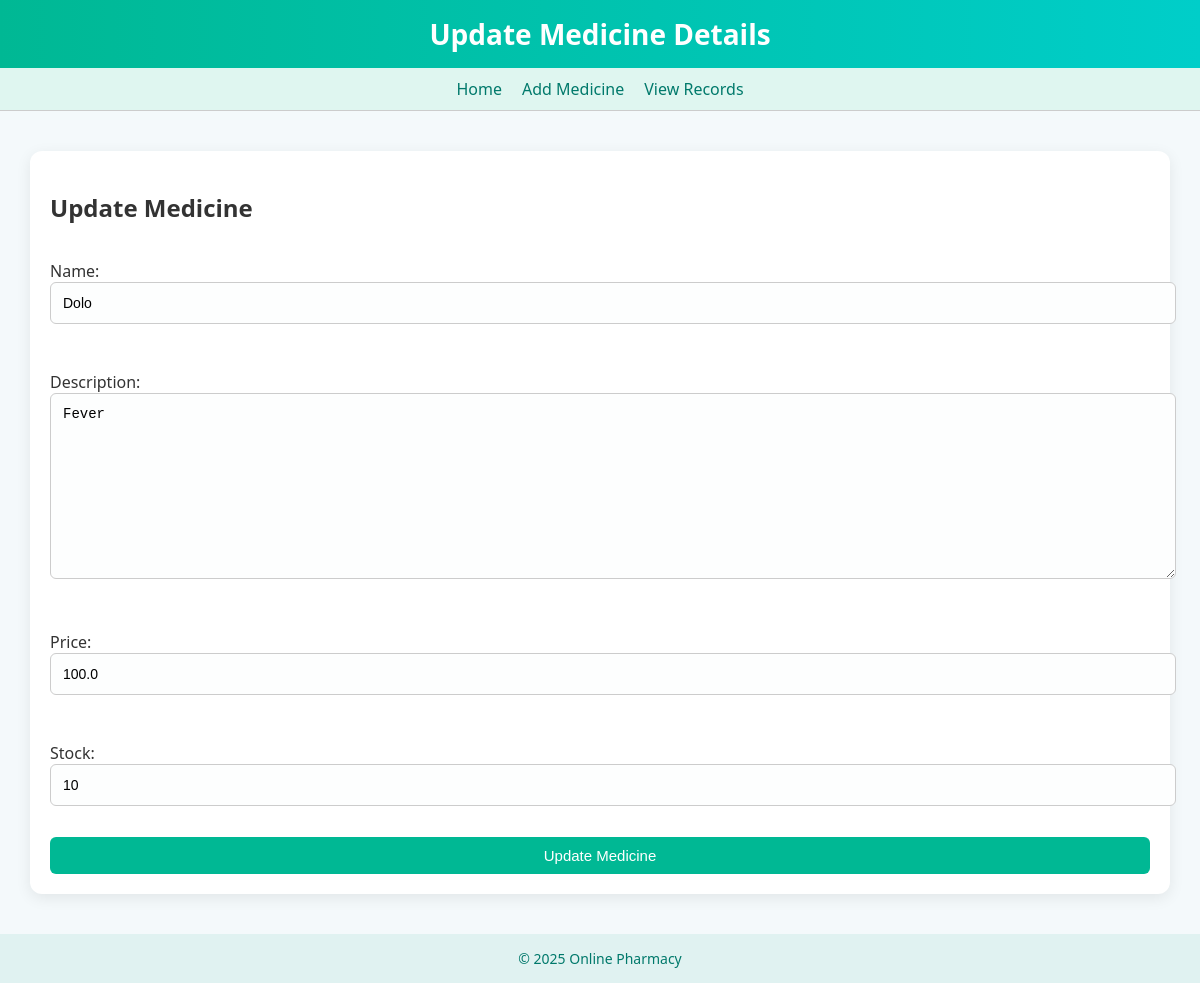
Page /update/4/ (signed in) on the committed database.
### pharmacy_app/models.py (models this page shows, shortened)
class Medicine(models.Model):
    name = models.CharField(max_length=100)
    description = models.TextField()
    price = models.FloatField()
    stock = models.IntegerField()

### pharmacy_app/views.py (the view)
# urls.py: path('update/<int:id>/', views.update_medicine, name='update'),
@login_required
def update_medicine(request, id):
    if not request.user.is_superuser:
        return HttpResponseForbidden("Only admin can update medicines.")
    medicine = get_object_or_404(Medicine, id=id)
    if request.method == 'POST':
        form = MedicineForm(request.POST, instance=medicine)
        if form.is_valid():
            form.save()
            return redirect('view')
    else:
        form = MedicineForm(instance=medicine)
    return render(request, 'update.html', {'form': form, 'medicine': medicine})

### pharmacy_app/forms.py
class MedicineForm(forms.ModelForm):
    class Meta:
        model = Medicine
        fields = ['name', 'description', 'price', 'stock']

### pharmacy_app/templates/update.html (shortened to what this page needs)
{% load static %}
<!DOCTYPE html>
<html>
<head>
    <link rel="stylesheet" href="{% static 'style.css' %}">
</head>
<body>
    <div class="header">Update Medicine Details</div>
    <nav>
        <a href="{% url 'home' %}">Home</a>
        <a href="{% url 'add' %}">Add Medicine</a>
        <a href="{% url 'view' %}">View Records</a>
    </nav>
    <div class="container">
        <h2>Update Medicine</h2>
        <form method="post">
            {{ form.as_p }}
            <input type="submit" value="Update Medicine">
        </form>
    </div>
    <div class="footer">© 2025 Online Pharmacy</div>
</body>
</html>

### pharmacy_app/static/style.css (style rules this page uses)
body { margin: 0; font-family: 'Segoe UI', Tahoma, Geneva, Verdana, sans-serif; background-color: #f4f9fb; color: #333; }
.container { max-width: 1100px; margin: 40px auto; padding: 20px; background-color: #fff; border-radius: 12px; box-shadow: 0 4px 15px rgba(0, 0, 0, 0.08); }
.header { background: linear-gradient(90deg, #00b894, #00cec9); padding: 15px 0; text-align: center; color: white; font-size: 28px; font-weight: bold; box-shadow: 0 2px 8px rgba(0, 0, 0, 0.2); }
nav { display: flex; justify-content: center; background-color: #dff6f0; padding: 10px; border-bottom: 1px solid #ccc; gap: 20px; }
nav a { text-decoration: none; color: #00796b; font-weight: 500; transition: color 0.3s, transform 0.2s; }
button, input[type="submit"], .btn { background-color: #00b894; color: white; padding: 10px 18px; border: none; border-radius: 6px; font-size: 15px; cursor: pointer; transition: background-color 0.3s ease; text-align: center; display: inline-block; }
form { display: flex; flex-direction: column; gap: 15px; margin-top: 20px; }
input[type="text"], input[type="number"], input[type="email"], input[type="password"], textarea, select { padding: 12px; border: 1px solid #ccc; border-radius: 6px; font-size: 14px; background-color: #fdfefe; width: 100%; }
.footer { text-align: center; padding: 15px; background-color: #e0f2f1; color: #00796b; font-size: 14px; margin-top: 40px; }

### rows in the picture
Medicine: name "Dolo", description "Fever", price "100.0", stock "10"
